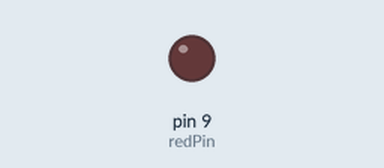
Bench run of a sketch on a simulated Arduino Uno, built with avr-gcc and run on an emulated ATmega328P. Shown: output pins drawn as LEDs (lit = HIGH).

Above: at 0.05 s.
At 3.2 s:
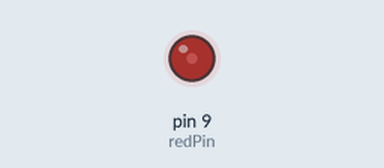
At 6.4 s:
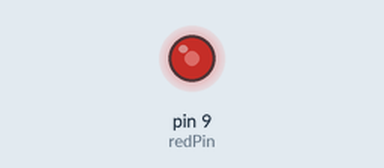
At 12.8 s:
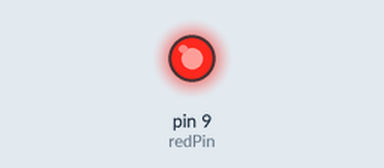
Timing chart, 0 to 16.6 s (numbered marks = the images above):
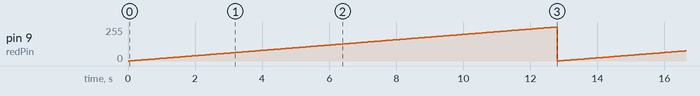

Measured:
- by itself, pin 9 (redPin): ramps from 0/255 to 255/255 and jumps back, once every 12.8 s

The sketch:

sketch_intro_analog.ino
```cpp
int redPin=9;
int bright=0; // this value goes from 0 to 255, or 0v to 5v
void setup() {
  pinMode(redPin,OUTPUT);
}

void loop() {

  for (bright=0; bright<256;bright++) {
    analogWrite(redPin,bright);
    delay(50);
  }

}
```
